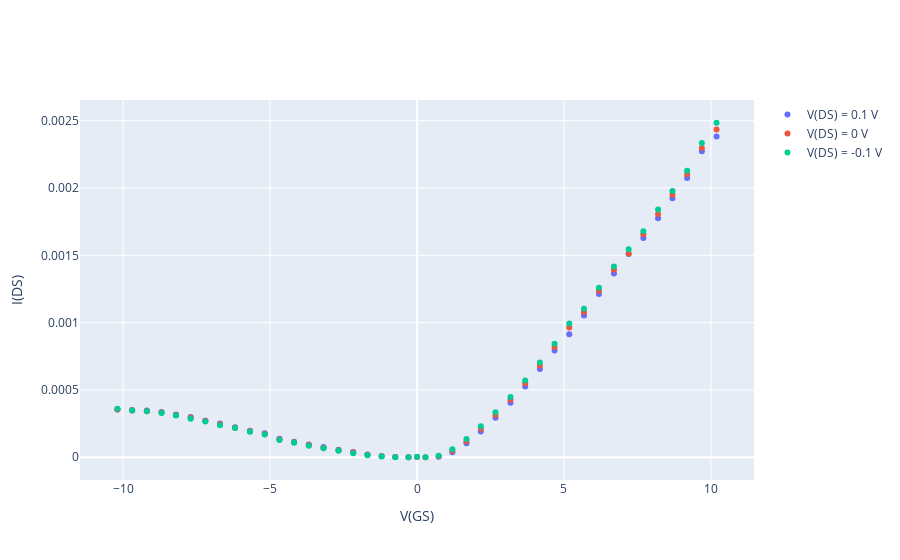

Notebook code cell kept with this figure:
### Code cell
results_pos = pos_sweep(vc,sm,time_per_loop,setpoints=setpoints,setpoints_V=setpoints_V)
results = pd.concat([results_neg, results_pos], ignore_index=True, sort=False)
fig = plot(results=results,sample_folder=sample_folder,sample_name=sample_name)
fig.show()
results.to_csv(sample_folder + sample_name +'.csv')
results['Name'] = sample_name
results_combined = pd.concat([results_combined, results], ignore_index=True, sort=False)
